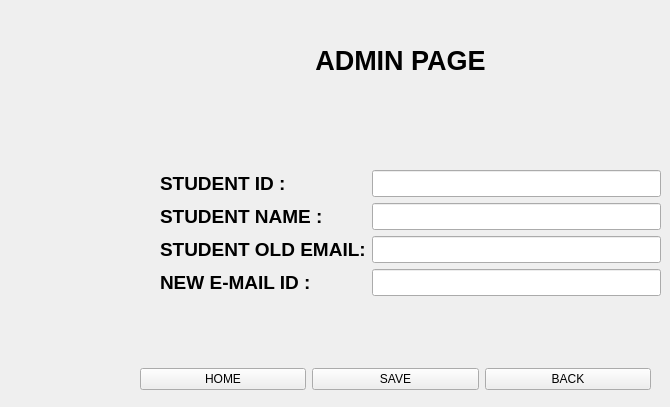
   <widget class="QWidget" name="page_8">
    <widget class="QWidget" name="formLayoutWidget_7">
     <property name="geometry">
      <rect>
       <x>160</x>
       <y>170</y>
       <width>501</width>
       <height>181</height>
      </rect>
     </property>
     <property name="font">
      <font>
       <pointsize>12</pointsize>
      </font>
     </property>
     <layout class="QFormLayout" name="formLayout_13">
      <item row="0" column="0">
       <widget class="QLabel" name="label_39">
        <property name="font">
         <font>
          <pointsize>12</pointsize>
         </font>
        </property>
        <property name="styleSheet">
         <string notr="true">color: rgb(0, 0, 0);</string>
        </property>
        <property name="text">
         <string>&lt;html&gt;&lt;head/&gt;&lt;body&gt;&lt;p&gt;&lt;span style=&quot; font-size:14pt; font-weight:700;&quot;&gt;STUDENT ID :&lt;/span&gt;&lt;/p&gt;&lt;/body&gt;&lt;/html&gt;</string>
        </property>
       </widget>
      </item>
      <item row="0" column="1">
       <widget class="QLineEdit" name="lineEdit_26">
        <property name="font">
         <font>
          <pointsize>12</pointsize>
         </font>
        </property>
        <property name="styleSheet">
         <string notr="true">color: rgb(0, 0, 0);</string>
        </property>
       </widget>
      </item>
      <item row="3" column="0">
       <widget class="QLabel" name="label_38">
        <property name="font">
         <font>
          <pointsize>12</pointsize>
         </font>
        </property>
        <property name="styleSheet">
         <string notr="true">color: rgb(0, 0, 0);</string>
        </property>
        <property name="text">
         <string>&lt;html&gt;&lt;head/&gt;&lt;body&gt;&lt;p&gt;&lt;span style=&quot; font-size:14pt; font-weight:700;&quot;&gt;NEW E-MAIL ID :&lt;/span&gt;&lt;/p&gt;&lt;/body&gt;&lt;/html&gt;</string>
        </property>
       </widget>
      </item>
      <item row="3" column="1">
       <widget class="QLineEdit" name="lineEdit_27">
        <property name="font">
         <font>
          <pointsize>12</pointsize>
         </font>
        </property>
        <property name="styleSheet">
         <string notr="true">color: rgb(0, 0, 0);</string>
        </property>
        <property name="placeholderText">
         <string/>
        </property>
       </widget>
      </item>
      <item row="1" column="0">
       <widget class="QLabel" name="label_37">
        <property name="font">
         <font>
          <pointsize>12</pointsize>
         </font>
        </property>
        <property name="styleSheet">
         <string notr="true">color: rgb(0, 0, 0);</string>
        </property>
        <property name="text">
         <string>&lt;html&gt;&lt;head/&gt;&lt;body&gt;&lt;p&gt;&lt;span style=&quot; font-size:14pt; font-weight:700;&quot;&gt;STUDENT  NAME :&lt;/span&gt;&lt;/p&gt;&lt;/body&gt;&lt;/html&gt;</string>
        </property>
       </widget>
      </item>
      <item row="1" column="1">
       <widget class="QLineEdit" name="lineEdit_14">
        <property name="font">
         <font>
          <pointsize>12</pointsize>
         </font>
        </property>
        <property name="styleSheet">
         <string notr="true">color: rgb(0, 0, 0);</string>
        </property>
       </widget>
      </item>
      <item row="2" column="0">
       <widget class="QLabel" name="label_36">
        <property name="font">
         <font>
          <pointsize>12</pointsize>
         </font>
        </property>
        <property name="styleSheet">
         <string notr="true">color: rgb(0, 0, 0);</string>
        </property>
        <property name="text">
         <string>&lt;html&gt;&lt;head/&gt;&lt;body&gt;&lt;p&gt;&lt;span style=&quot; font-size:14pt; font-weight:700;&quot;&gt;STUDENT OLD EMAIL:&lt;/span&gt;&lt;/p&gt;&lt;/body&gt;&lt;/html&gt;</string>
        </property>
       </widget>
      </item>
      <item row="2" column="1">
       <widget class="QLineEdit" name="lineEdit_17">
        <property name="font">
         <font>
          <pointsize>12</pointsize>
         </font>
        </property>
        <property name="styleSheet">
         <string notr="true">color: rgb(0, 0, 0);</string>
        </property>
       </widget>
      </item>
     </layout>
    </widget>
    <widget class="QWidget" name="layoutWidget_9">
     <property name="geometry">
      <rect>
       <x>140</x>
       <y>360</y>
       <width>511</width>
       <height>38</height>
      </rect>
     </property>
     <layout class="QHBoxLayout" name="horizontalLayout_16">
      <item>
       <widget class="QPushButton" name="home9">
        <property name="styleSheet">
         <string notr="true">color: rgb(0, 0, 0);</string>
        </property>
        <property name="text">
         <string>HOME</string>
        </property>
       </widget>
      </item>
      <item>
       <widget class="QPushButton" name="save6">
        <property name="styleSheet">
         <string notr="true">color: rgb(0, 0, 0);</string>
        </property>
        <property name="text">
         <string>SAVE</string>
        </property>
       </widget>
      </item>
      <item>
       <widget class="QPushButton" name="back8_2">
        <property name="styleSheet">
         <string notr="true">color: rgb(0, 0, 0);</string>
        </property>
        <property name="text">
         <string>BACK</string>
        </property>
       </widget>
      </item>
     </layout>
    </widget>
    <widget class="QLabel" name="label_27">
     <property name="geometry">
      <rect>
       <x>260</x>
       <y>40</y>
       <width>281</width>
       <height>41</height>
      </rect>
     </property>
     <property name="styleSheet">
      <string notr="true">color: rgb(0, 0, 0);</string>
     </property>
     <property name="text">
      <string>&lt;html&gt;&lt;head/&gt;&lt;body&gt;&lt;p align=&quot;center&quot;&gt;&lt;span style=&quot; font-size:20pt; font-weight:700;&quot;&gt;ADMIN PAGE&lt;/span&gt;&lt;/p&gt;&lt;/body&gt;&lt;/html&gt;</string>
     </property>
    </widget>
   </widget>
